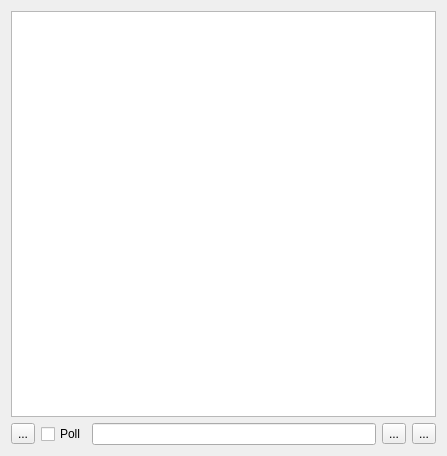
<?xml version="1.0" encoding="UTF-8"?>
<ui version="4.0">
 <class>CommandConsoleDialog</class>
 <widget class="QDialog" name="CommandConsoleDialog">
  <property name="geometry">
   <rect>
    <x>0</x>
    <y>0</y>
    <width>447</width>
    <height>456</height>
   </rect>
  </property>
  <property name="windowTitle">
   <string>Command Console</string>
  </property>
  <layout class="QVBoxLayout" name="verticalLayout">
   <item>
    <widget class="QTextBrowser" name="logBrowser"/>
   </item>
   <item>
    <layout class="QHBoxLayout" name="horizontalLayout">
     <item>
      <widget class="QToolButton" name="closeTool">
       <property name="toolTip">
        <string>Close this window</string>
       </property>
       <property name="text">
        <string>...</string>
       </property>
      </widget>
     </item>
     <item>
      <widget class="QCheckBox" name="pollCheck">
       <property name="text">
        <string>Poll</string>
       </property>
      </widget>
     </item>
     <item>
      <widget class="QLineEdit" name="inputField"/>
     </item>
     <item>
      <widget class="QToolButton" name="sendTool">
       <property name="toolTip">
        <string>Send the current text</string>
       </property>
       <property name="text">
        <string>...</string>
       </property>
      </widget>
     </item>
     <item>
      <widget class="QToolButton" name="clearTool">
       <property name="toolTip">
        <string>Clear the input field</string>
       </property>
       <property name="text">
        <string>...</string>
       </property>
      </widget>
     </item>
    </layout>
   </item>
  </layout>
 </widget>
 <resources/>
 <connections/>
</ui>
